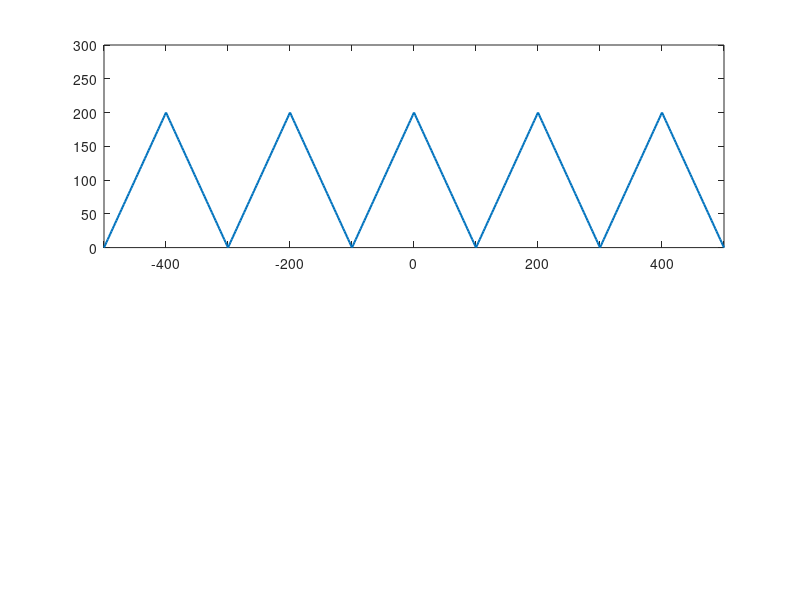

Source code (MATLAB): (Note: this script raises an error after producing the figure.)
function fig1_31

% FIGURE 1.31: Magnitude spectra of DAC input and output

clc
clear
fprintf ('Figure 1.31: Magnitude spectra of DAC input and output\n\n')
B = 100;
fs = 2*B;
T = 1/fs;
f_d = fs/2;

% Plot Spectrum of DAC Input 

figure
p = 501;
fmax = 2.5*fs;
f = linspace(-fmax,fmax,p);

% Base band

for i = 1 : p
   if (f(i) >= -B) & (f(i) <= 0)
      X_b(i) = ((1/B)*f(i) + 1)/T;
   elseif (f(i) > 0) & (f(i) <= B)
      X_b(i) = (-(1/B)*f(i) + 1)/T;
   else
      X_b(i) = 0;
   end
end

% Side bands

for i = 1 : p
   f1 = f(i) + fs;
   f2 = f(i) - fs;
   if (f1 >= -B) & (f1 <= 0)
      X_s(i) = ((1/B)*f1 + 1)/T;
   elseif (f1 > 0) & (f1 <= B)
      X_s(i) = (-(1/B)*f1 + 1)/T;
   elseif (f2 >= -B) & (f2 <= 0)
      X_s(i) = ((1/B)*f2 + 1)/T;
   elseif (f2 > 0) & (f2 <= B)
      X_s(i) = (-(1/B)*f2 + 1)/T;
   else
      X_s(i) = 0;
   end
end

for i = 1 : p
   f3 = f(i) + 2*fs;
   f4 = f(i) - 2*fs;
   if (f3 >= -B) & (f3 <= 0)
      X_t(i) = ((1/B)*f3 + 1)/T;
   elseif (f3 >= 0) & (f3 <= B)
      X_t(i) = (-(1/B)*f3 + 1)/T;
   elseif (f4 >= -B) & (f4 <= 0)
      X_t(i) = ((1/B)*f4 + 1)/T;
   elseif (f4 > 0) & (f4 <= B)
      X_t(i) = (-(1/B)*f4 + 1)/T;
   else
      X_t(i) = 0;
   end
end

subplot(2,1,1)
X = X_b + X_s + X_t;
plot(f,X,'LineWidth',1.5)
hold on
axis ([-fmax fmax 0 1.5/T])
xticks = [-fmax : fs/2 : fmax];
set(gca,'XTick',xticks)
xticklabels = '| -400 | | -200 | | 0 | | 200 | | 400 |';
set(gca,'XTickLabel',xticklabels)
f_labels ('DAC magnitude spectra','{\itf} (Hz)','|{\itY_a^{\ast}(f)}|')

% Plot spectrum of DAC output

for i = 1 : p
   s = j*2*pi*f(i);
   if (i == (p+1)/2)
      A(i) = T;
   else
      A(i) = abs((1 - exp(-s*T))/s);
   end
   X_b(i) = A(i)*X_b(i);
   X_s(i) = A(i)*X_s(i);
   X_t(i) = A(i)*X_t(i);
end

subplot(2,1,2)
X = X_b + X_s + X_t;
plot(f,X,'r','LineWidth',1.5)
hold on
axis ([-fmax fmax 0 1.5])
xticks = [-fmax : fs/2 : fmax];
set(gca,'XTick',xticks)
xticklabels = '| -400 | | -200 | | 0 | | 200 | | 400 |';
set(gca,'XTickLabel',xticklabels)
f_labels ('','{\itf} (Hz)','|{\itY_b(f)}|')
f_wait
